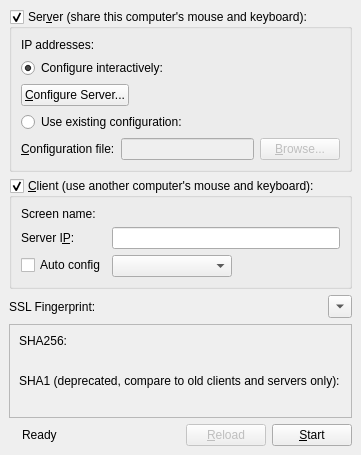
<?xml version="1.0" encoding="UTF-8"?>
<ui version="4.0">
 <class>MainWindow</class>
 <widget class="QMainWindow" name="MainWindow">
  <property name="sizePolicy">
   <sizepolicy hsizetype="Fixed" vsizetype="Fixed">
    <horstretch>0</horstretch>
    <verstretch>0</verstretch>
   </sizepolicy>
  </property>
  <property name="windowTitle">
   <string>InputServer</string>
  </property>
  <widget class="QWidget" name="centralwidget">
   <layout class="QVBoxLayout" name="verticalLayout_2">
    <property name="sizeConstraint">
     <enum>QLayout::SetFixedSize</enum>
    </property>
    <item>
     <widget class="QGroupBox" name="m_pGroupServer">
      <property name="sizePolicy">
       <sizepolicy hsizetype="Preferred" vsizetype="Preferred">
        <horstretch>0</horstretch>
        <verstretch>0</verstretch>
       </sizepolicy>
      </property>
      <property name="title">
       <string>Ser&amp;ver (share this computer's mouse and keyboard):</string>
      </property>
      <property name="checkable">
       <bool>true</bool>
      </property>
      <property name="checked">
       <bool>true</bool>
      </property>
      <layout class="QVBoxLayout">
       <item>
        <layout class="QFormLayout" name="formLayout">
         <property name="fieldGrowthPolicy">
          <enum>QFormLayout::AllNonFixedFieldsGrow</enum>
         </property>
         <item row="0" column="0">
          <widget class="QLabel" name="label_2">
           <property name="text">
            <string>IP addresses:</string>
           </property>
          </widget>
         </item>
         <item row="0" column="1">
          <widget class="QLabel" name="m_pLabelIpAddresses">
           <property name="text">
            <string notr="true"/>
           </property>
          </widget>
         </item>
        </layout>
       </item>
       <item>
        <widget class="QRadioButton" name="m_pRadioInternalConfig">
         <property name="text">
          <string>Configure interactively:</string>
         </property>
         <property name="checked">
          <bool>true</bool>
         </property>
        </widget>
       </item>
       <item>
        <layout class="QHBoxLayout" name="horizontalLayout_4">
         <item>
          <widget class="QPushButton" name="m_pButtonConfigureServer">
           <property name="text">
            <string>&amp;Configure Server...</string>
           </property>
          </widget>
         </item>
         <item>
          <spacer>
           <property name="orientation">
            <enum>Qt::Horizontal</enum>
           </property>
           <property name="sizeHint" stdset="0">
            <size>
             <width>40</width>
             <height>20</height>
            </size>
           </property>
          </spacer>
         </item>
        </layout>
       </item>
       <item>
        <widget class="QRadioButton" name="m_pRadioExternalConfig">
         <property name="text">
          <string>Use existing configuration:</string>
         </property>
        </widget>
       </item>
       <item>
        <layout class="QHBoxLayout">
         <item>
          <widget class="QLabel" name="m_pLabelConfigurationFile">
           <property name="text">
            <string>&amp;Configuration file:</string>
           </property>
           <property name="buddy">
            <cstring>m_pLineEditConfigFile</cstring>
           </property>
          </widget>
         </item>
         <item>
          <widget class="QLineEdit" name="m_pLineEditConfigFile">
           <property name="enabled">
            <bool>false</bool>
           </property>
          </widget>
         </item>
         <item>
          <widget class="QPushButton" name="m_pButtonBrowseConfigFile">
           <property name="enabled">
            <bool>false</bool>
           </property>
           <property name="text">
            <string>&amp;Browse...</string>
           </property>
          </widget>
         </item>
        </layout>
       </item>
      </layout>
     </widget>
    </item>
    <item>
     <widget class="QGroupBox" name="m_pGroupClient">
      <property name="sizePolicy">
       <sizepolicy hsizetype="Preferred" vsizetype="Preferred">
        <horstretch>0</horstretch>
        <verstretch>0</verstretch>
       </sizepolicy>
      </property>
      <property name="title">
       <string>&amp;Client (use another computer's mouse and keyboard):</string>
      </property>
      <property name="checkable">
       <bool>true</bool>
      </property>
      <property name="checked">
       <bool>true</bool>
      </property>
      <layout class="QFormLayout" name="formLayout_3">
       <property name="fieldGrowthPolicy">
        <enum>QFormLayout::AllNonFixedFieldsGrow</enum>
       </property>
       <item row="0" column="0">
        <widget class="QLabel" name="label_5">
         <property name="text">
          <string>Screen name:</string>
         </property>
        </widget>
       </item>
       <item row="0" column="1">
        <widget class="QLabel" name="m_pLabelScreenName">
         <property name="text">
          <string notr="true"/>
         </property>
        </widget>
       </item>
       <item row="2" column="0">
        <widget class="QLabel" name="m_pLabelServerName">
         <property name="text">
          <string>Server I&amp;P:</string>
         </property>
         <property name="buddy">
          <cstring>m_pLineEditHostname</cstring>
         </property>
        </widget>
       </item>
       <item row="2" column="1">
        <widget class="QLineEdit" name="m_pLineEditHostname"/>
       </item>
       <item row="3" column="0">
        <widget class="QCheckBox" name="m_pCheckBoxAutoConfig">
         <property name="text">
          <string>Auto config</string>
         </property>
        </widget>
       </item>
       <item row="3" column="1">
        <widget class="QComboBox" name="m_pComboServerList">
         <property name="sizePolicy">
          <sizepolicy hsizetype="Maximum" vsizetype="Preferred">
           <horstretch>0</horstretch>
           <verstretch>0</verstretch>
          </sizepolicy>
         </property>
         <property name="minimumSize">
          <size>
           <width>120</width>
           <height>0</height>
          </size>
         </property>
        </widget>
       </item>
      </layout>
     </widget>
    </item>
    <item>
     <layout class="QHBoxLayout" name="horizontalLayout_3">
      <item>
       <widget class="QLabel" name="m_pLabelFingerprint">
        <property name="sizePolicy">
         <sizepolicy hsizetype="Maximum" vsizetype="Preferred">
          <horstretch>0</horstretch>
          <verstretch>0</verstretch>
         </sizepolicy>
        </property>
        <property name="text">
         <string>SSL Fingerprint:</string>
        </property>
       </widget>
      </item>
      <item>
       <widget class="QLabel" name="m_pLabelLocalFingerprint">
        <property name="text">
         <string/>
        </property>
        <property name="textFormat">
         <enum>Qt::PlainText</enum>
        </property>
       </widget>
      </item>
      <item>
       <widget class="QToolButton" name="toolbutton_show_fingerprint">
        <property name="text">
         <string>...</string>
        </property>
        <property name="arrowType">
         <enum>Qt::DownArrow</enum>
        </property>
       </widget>
      </item>
     </layout>
    </item>
    <item>
     <widget class="QFrame" name="frame_fingerprint_details">
      <property name="frameShape">
       <enum>QFrame::StyledPanel</enum>
      </property>
      <property name="frameShadow">
       <enum>QFrame::Raised</enum>
      </property>
      <layout class="QGridLayout" name="gridLayout">
       <property name="sizeConstraint">
        <enum>QLayout::SetMinimumSize</enum>
       </property>
       <item row="1" column="1">
        <widget class="QLabel" name="label_sha256_randomart">
         <property name="font">
          <font>
           <family>Courier</family>
          </font>
         </property>
         <property name="text">
          <string/>
         </property>
         <property name="textInteractionFlags">
          <set>Qt::LinksAccessibleByMouse|Qt::TextSelectableByMouse</set>
         </property>
        </widget>
       </item>
       <item row="2" column="0" colspan="2">
        <widget class="QLabel" name="label_sha1">
         <property name="text">
          <string>SHA1 (deprecated, compare to old clients and servers only):</string>
         </property>
        </widget>
       </item>
       <item row="3" column="0" colspan="2">
        <widget class="QLabel" name="label_sha1_fingerprint_full">
         <property name="text">
          <string/>
         </property>
         <property name="textInteractionFlags">
          <set>Qt::LinksAccessibleByMouse|Qt::TextSelectableByMouse</set>
         </property>
        </widget>
       </item>
       <item row="0" column="0" colspan="2">
        <widget class="QLabel" name="label_sha256">
         <property name="text">
          <string>SHA256:</string>
         </property>
        </widget>
       </item>
       <item row="1" column="0">
        <widget class="QLabel" name="label_sha256_fingerprint_full">
         <property name="text">
          <string/>
         </property>
         <property name="textInteractionFlags">
          <set>Qt::LinksAccessibleByMouse|Qt::TextSelectableByMouse</set>
         </property>
        </widget>
       </item>
      </layout>
     </widget>
    </item>
    <item>
     <layout class="QHBoxLayout" name="horizontalLayout">
      <property name="sizeConstraint">
       <enum>QLayout::SetDefaultConstraint</enum>
      </property>
      <item>
       <widget class="QLabel" name="m_pLabelPadlock">
        <property name="enabled">
         <bool>true</bool>
        </property>
        <property name="text">
         <string/>
        </property>
       </widget>
      </item>
      <item>
       <widget class="QLabel" name="m_pStatusLabel">
        <property name="text">
         <string>Ready</string>
        </property>
       </widget>
      </item>
      <item>
       <spacer name="spacer">
        <property name="orientation">
         <enum>Qt::Horizontal</enum>
        </property>
        <property name="sizeHint" stdset="0">
         <size>
          <width>40</width>
          <height>20</height>
         </size>
        </property>
       </spacer>
      </item>
      <item>
       <widget class="QPushButton" name="m_pButtonReload">
        <property name="enabled">
         <bool>false</bool>
        </property>
        <property name="text">
         <string>&amp;Reload</string>
        </property>
       </widget>
      </item>
      <item>
       <widget class="QPushButton" name="m_pButtonToggleStart">
        <property name="text">
         <string>&amp;Start</string>
        </property>
       </widget>
      </item>
     </layout>
    </item>
   </layout>
  </widget>
  <action name="m_pActionAbout">
   <property name="text">
    <string>&amp;About InputServer...</string>
   </property>
   <property name="shortcut">
    <string notr="true"/>
   </property>
   <property name="menuRole">
    <enum>QAction::AboutRole</enum>
   </property>
  </action>
  <action name="m_pActionQuit">
   <property name="text">
    <string>&amp;Quit</string>
   </property>
   <property name="statusTip">
    <string>Quit</string>
   </property>
   <property name="shortcut">
    <string notr="true">Ctrl+Q</string>
   </property>
   <property name="menuRole">
    <enum>QAction::QuitRole</enum>
   </property>
  </action>
  <action name="m_pActionStartCmdApp">
   <property name="text">
    <string>&amp;Start</string>
   </property>
   <property name="statusTip">
    <string>Run</string>
   </property>
   <property name="shortcut">
    <string notr="true">Ctrl+S</string>
   </property>
  </action>
  <action name="m_pActionStopCmdApp">
   <property name="enabled">
    <bool>false</bool>
   </property>
   <property name="text">
    <string>S&amp;top</string>
   </property>
   <property name="statusTip">
    <string>Stop</string>
   </property>
   <property name="shortcut">
    <string notr="true">Ctrl+T</string>
   </property>
  </action>
  <action name="m_pActionMinimize">
   <property name="text">
    <string>&amp;Hide</string>
   </property>
   <property name="toolTip">
    <string>Hide</string>
   </property>
   <property name="shortcut">
    <string notr="true">F5</string>
   </property>
  </action>
  <action name="m_pActionRestore">
   <property name="text">
    <string>&amp;Show</string>
   </property>
   <property name="toolTip">
    <string>Show</string>
   </property>
   <property name="shortcut">
    <string notr="true"/>
   </property>
  </action>
  <action name="m_pActionSave">
   <property name="text">
    <string>S&amp;ave configuration</string>
   </property>
   <property name="statusTip">
    <string>Save the interactively generated server configuration to a file.</string>
   </property>
   <property name="shortcut">
    <string notr="true">Ctrl+Alt+S</string>
   </property>
  </action>
  <action name="m_pActionSettings">
   <property name="text">
    <string>Change &amp;Settings</string>
   </property>
   <property name="statusTip">
    <string>Edit settings</string>
   </property>
   <property name="shortcut">
    <string notr="true">F4</string>
   </property>
   <property name="menuRole">
    <enum>QAction::PreferencesRole</enum>
   </property>
  </action>
  <action name="m_pActionShowLog">
   <property name="text">
    <string>Show &amp;Log</string>
   </property>
   <property name="toolTip">
    <string>Show Log</string>
   </property>
   <property name="shortcut">
    <string notr="true">F2</string>
   </property>
  </action>
 </widget>
 <resources>
  <include location="../res/InputLeap.qrc"/>
 </resources>
 <connections>
  <connection>
   <sender>m_pRadioExternalConfig</sender>
   <signal>toggled(bool)</signal>
   <receiver>m_pLineEditConfigFile</receiver>
   <slot>setEnabled(bool)</slot>
   <hints>
    <hint type="sourcelabel">
     <x>156</x>
     <y>179</y>
    </hint>
    <hint type="destinationlabel">
     <x>169</x>
     <y>209</y>
    </hint>
   </hints>
  </connection>
  <connection>
   <sender>m_pRadioExternalConfig</sender>
   <signal>toggled(bool)</signal>
   <receiver>m_pButtonBrowseConfigFile</receiver>
   <slot>setEnabled(bool)</slot>
   <hints>
    <hint type="sourcelabel">
     <x>353</x>
     <y>182</y>
    </hint>
    <hint type="destinationlabel">
     <x>356</x>
     <y>211</y>
    </hint>
   </hints>
  </connection>
  <connection>
   <sender>m_pRadioInternalConfig</sender>
   <signal>toggled(bool)</signal>
   <receiver>m_pButtonConfigureServer</receiver>
   <slot>setEnabled(bool)</slot>
   <hints>
    <hint type="sourcelabel">
     <x>204</x>
     <y>244</y>
    </hint>
    <hint type="destinationlabel">
     <x>212</x>
     <y>274</y>
    </hint>
   </hints>
  </connection>
  <connection>
   <sender>m_pButtonToggleStart</sender>
   <signal>clicked()</signal>
   <receiver>m_pActionStartCmdApp</receiver>
   <slot>trigger()</slot>
   <hints>
    <hint type="sourcelabel">
     <x>361</x>
     <y>404</y>
    </hint>
    <hint type="destinationlabel">
     <x>-1</x>
     <y>-1</y>
    </hint>
   </hints>
  </connection>
 </connections>
</ui>
